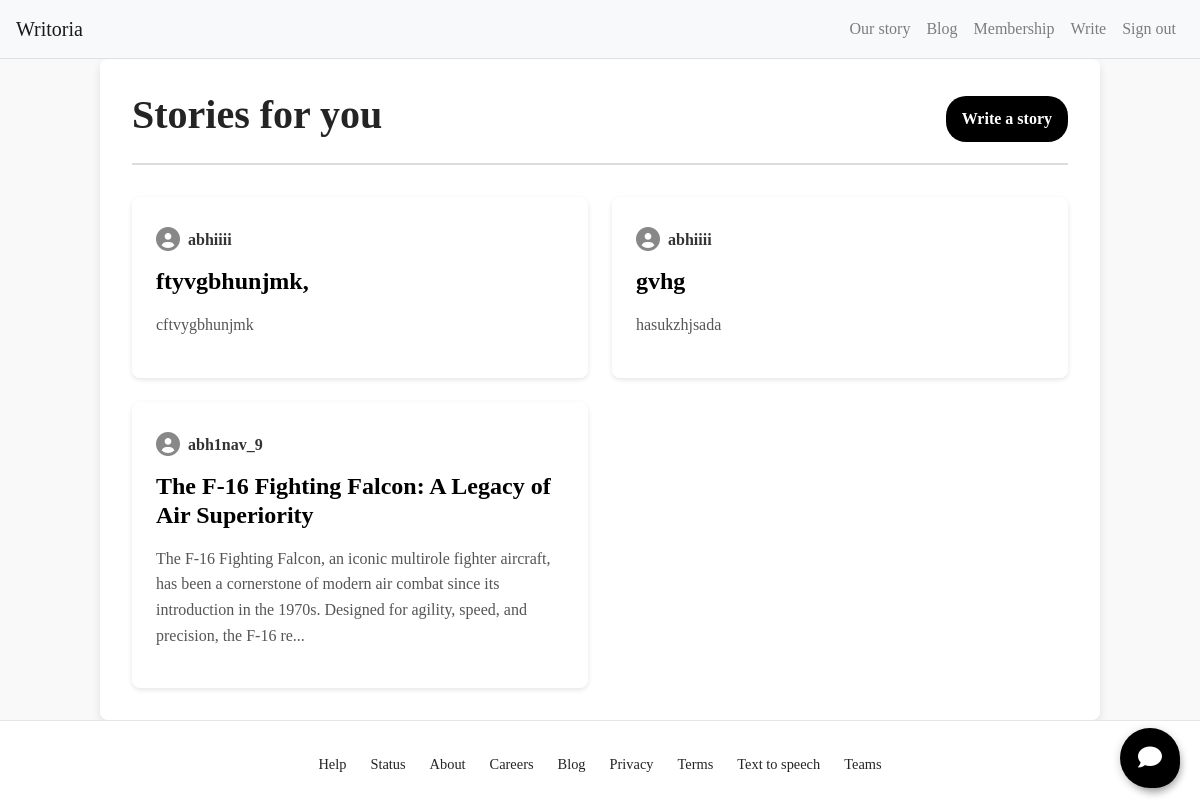
/blog (signed in), run on the app's committed database.
### app.py (models this page shows)
class Post(db.Model):
    id = db.Column(db.Integer, primary_key=True)
    title = db.Column(db.String(200), nullable=False)
    content = db.Column(db.Text, nullable=False)
    user_id = db.Column(db.Integer, db.ForeignKey('user.id'), nullable=False)

class User(UserMixin, db.Model):
    id = db.Column(db.Integer, primary_key=True)
    username = db.Column(db.String(80), unique=True, nullable=False)
    email = db.Column(db.String(120), unique=True, nullable=False)
    password = db.Column(db.String(120), nullable=False)
    posts = db.relationship('Post', backref='author', lazy=True)

### app.py (the view)
@app.route('/blog')
@login_required
def blog():
    posts = Post.query.order_by(Post.id.desc()).all()
    return render_template('blog.html', posts=posts)

### app.py (called while the page is built)
@login_manager.user_loader
def load_user(user_id):
    return User.query.get(int(user_id))

### templates/blog.html (shortened to what this page needs)
{% extends "base.html" %}
{% block content %}
<div class="blog-container">
    <div class="blog-header">
        <h1>Stories for you</h1>
        {% if current_user.is_authenticated %}
            <a href="{{ url_for('write_blog') }}" class="write-button">Write a story</a>
        {% endif %}
    </div>
    <a href="{{ url_for('write_blog') }}" class="write-blog-btn">
    </a>
    <div class="posts-grid">
        {% for post in posts %}
        <article class="blog-post" onclick="window.location.href=`{{ url_for('blog_detail', post_id=post.id) }}`;">
            <div class="post-meta">
                <div class="author-info">
                    <div class="author-avatar">
                        <i class="fas fa-user-circle"></i>
                    </div>
                    <span class="author-name">{{ post.author.username }}</span>
                </div>
                <h2 class="post-title">{{ post.title }}</h2>
                <p class="post-excerpt">{{ post.content[:200] }}{% if post.content|length > 200 %}...{% endif %}</p>
            </div>
        </article>
        {% endfor %}
    </div>
</div>
{% endblock %}

### static/css/style.css (style rules this page uses)
:root { --primary-color: #000; --secondary-color: #1a8917; --background-color: #fff; --text-color: #242424; }
* { margin: 0; padding: 0; box-sizing: border-box; }
body { font-family: -apple-system, BlinkMacSystemFont, "Segoe UI", Roboto, Oxygen, Ubuntu, Cantarell, "Open Sans", "Helvetica Neue", sans-serif; line-height: 1.6; color: var(--text-color); min-height: 100vh; display: flex; flex-direction: column; }

### templates/blog.html (style rules this page uses)
body { font-family: 'Georgia', serif; background-color: #f9f9f9; color: #242424; line-height: 1.6; }
.blog-container { max-width: 1000px; margin: 0 auto; padding: 2rem; background: white; box-shadow: 0 4px 10px rgba(0, 0, 0, 0.1); border-radius: 8px; }
.blog-header { display: flex; justify-content: space-between; align-items: center; margin-bottom: 2rem; padding-bottom: 1rem; border-bottom: 2px solid #ddd; }
.blog-header h1 { font-size: 2.5rem; font-weight: bold; }
.write-button { background-color: #000; color: white; padding: 10px 16px; border-radius: 20px; font-size: 1rem; font-weight: bold; text-decoration: none; transition: all 0.3s; }
.posts-grid { display: grid; grid-template-columns: repeat(auto-fit, minmax(300px, 1fr)); gap: 1.5rem; }
.blog-post { padding: 1.5rem; background: white; border-radius: 8px; box-shadow: 0 2px 5px rgba(0, 0, 0, 0.1); transition: transform 0.2s; cursor: pointer; }
.write-blog-btn { position: fixed; bottom: 20px; right: 20px; width: 50px; height: 50px; background-color: black; color: white; display: flex; align-items: center; justify-content: center; border-radius: 50%; text-decoration: none; font-size: 20px; box-shadow: 0 4px 8px rgba(0, 0, 0, 0.3); transition: background 0.3s ease, transform 0.2s ease; }
.post-meta { display: flex; flex-direction: column; gap: 0.5rem; }
.author-info { display: flex; align-items: center; gap: 0.5rem; }
.author-avatar { font-size: 1.5rem; color: #888; }
.author-name { font-weight: bold; color: #333; }
.post-title { font-size: 1.5rem; font-weight: bold; color: #000; }
.post-excerpt { color: #555; }

### data on the page
Post: author.username "abhiiii", title "ftyvgbhunjmk,", content "cftvygbhunjmk"
Post: author.username "abhiiii", title "gvhg", content "hasukzhjsada"
Post: author.username "abh1nav_9", title "The F-16 Fighting Falcon: A Legacy of Air Superiority", content "The F-16 Fighting Falcon, an iconic multirole fighter aircraft, has been a cornerstone of modern air combat since its introduction in the 1970s. Designed for agility, speed, and precision, the F-16 re"
